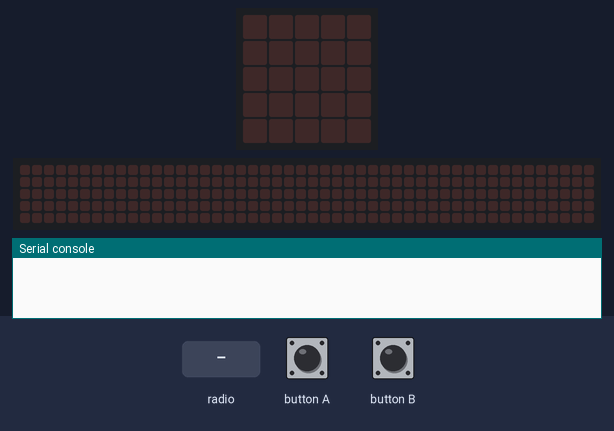
The program below on a simulated BBC micro:bit (MakeCode). Parts: the board's 5×5 LED display, a strip that is not on the board, showing the scrolling text unrolled, the last lines printed to the serial console. The test bench sets the inputs (shaded band). Random numbers come from a fixed seed; no radio messages arrive unless stated (any console line starting 'radio sent:' is added by the test bench); the 48×5 strip is a reading aid, not a part: it shows the text the display is scrolling, unrolled, one strip-width of it at a time.

Above: at 1.2 s.
1.3 s: button A pressed for 0.15 s
At 2.6 s:
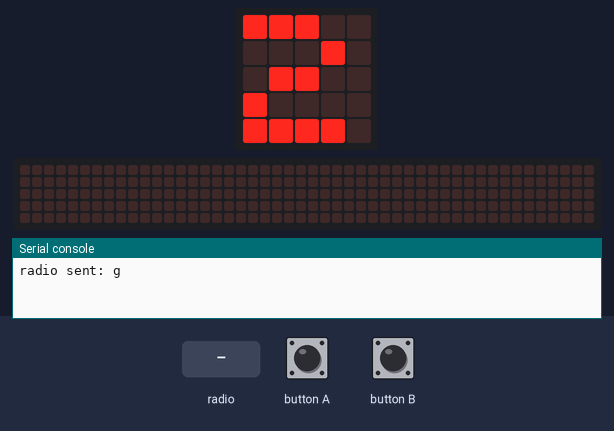
2.9 s: button B pressed for 0.15 s
At 4.1 s:
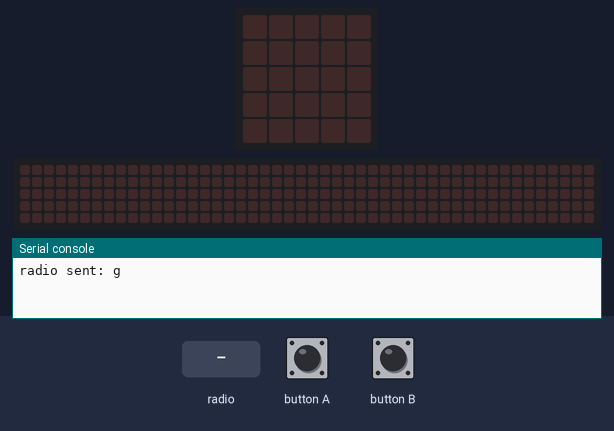
4.5 s: radio message "g" arrives
6.0 s: button B pressed for 0.15 s
At 6.22 s:
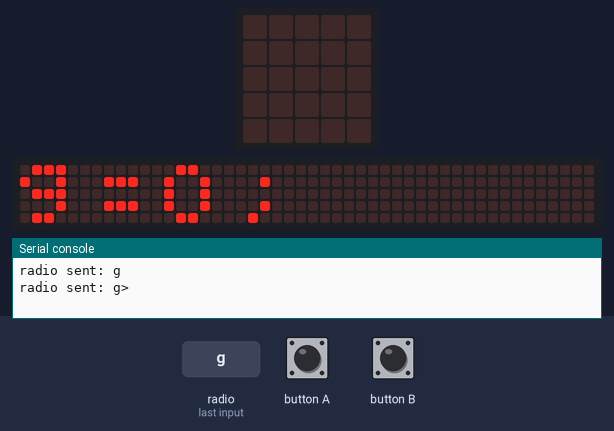
9.0 s: button A pressed for 0.15 s
At 11.1 s:
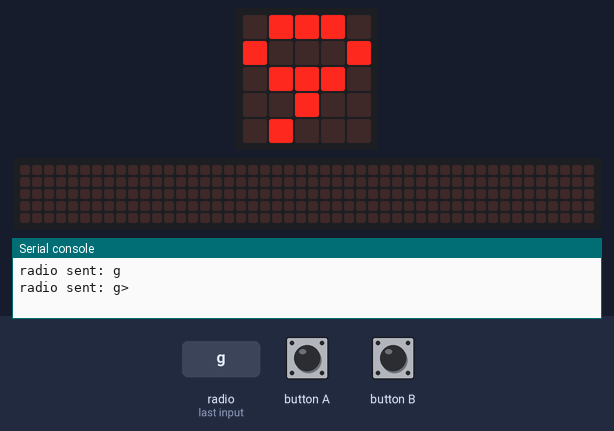
12.1 s: button B pressed for 0.15 s
At 12.32 s:
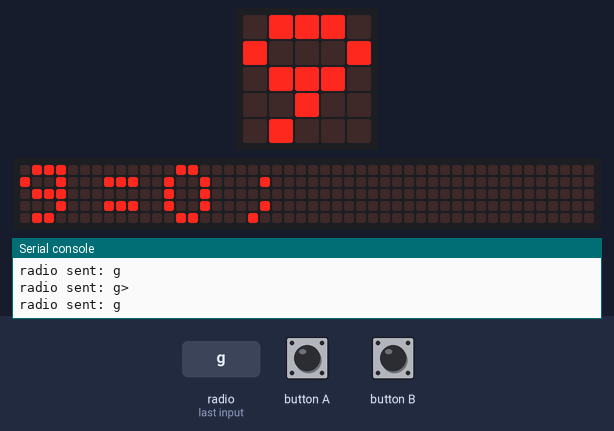
Timing chart, 0 to 15.1 s (numbered marks = the images above; inputs shaded):
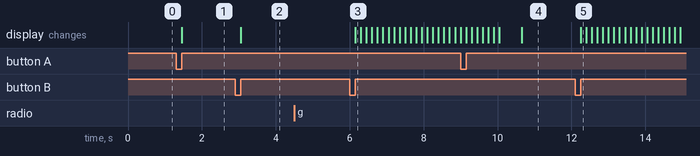

Measured:
- after the input at 1.3 s, the display: changes after 0.15 s (image 1)
- after the input at 2.9 s, the display: changes after 0.15 s (image 2)
- after the input at 6.0 s, the display: changes after 0.15 s (image 3)
- after the input at 12.1 s, the display: changes after 0.15 s (image 5)

The program:

main.ts
```typescript
/**
 * messaggi scambiati tra slaves e master:
 *
 * UN
 *
 * U=iniziale utente
 *
 * N=numero tentato d'indovinare
 *
 * il master risponde con:
 *
 * UC
 *
 * U=iniziale utente
 *
 * C=risultato (k=indovinato, < o >, r=reset degli slaves)
 */
function aggiorna_lista (testo: string) {
    attuale = punteggio[lista.indexOf(testo)]
    attuale += 1
    punteggio[lista.indexOf(testo)] = attuale
}
input.onButtonPressed(Button.A, function () {
    casuale = randint(0, 9)
    basic.showNumber(casuale)
    // go!
    radio.sendString("g")
})
radio.onReceivedString(function (receivedString) {
    utente = receivedString.substr(0, 1)
    aggiungi_lista(utente)
    tentativo = parseFloat(receivedString.substr(1, 1))
    if (tentativo == casuale) {
        radio.sendString("" + utente + "k")
        aggiorna_lista(utente)
        basic.showString(utente)
        basic.pause(1000)
        // reset
        radio.sendString("r")
    } else if (tentativo > casuale) {
        radio.sendString("" + utente + "<")
    } else {
        radio.sendString("" + utente + ">")
    }
})
input.onButtonPressed(Button.B, function () {
    output = ""
    for (let indice = 0; indice <= lista.length - 1; indice++) {
        output = "" + output + lista[indice]
        output = "" + output + "="
        output = "" + output + punteggio[indice]
        output = "" + output + ";"
    }
    basic.showString(output)
})
function aggiungi_lista (testo: string) {
    if (lista.indexOf(testo) == -1) {
        lista.push(testo)
        punteggio.push(0)
    }
}
let output = ""
let tentativo = 0
let utente = ""
let casuale = 0
let attuale = 0
let punteggio: number[] = []
let lista: string[] = []
radio.setGroup(101)
lista = []
punteggio = []
```

test.ts
```typescript
// i test vanno qui; questi non saranno compilati quando questo pacchetto viene usato come estensione.
```
